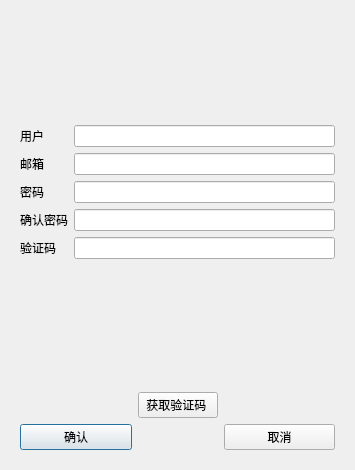
<?xml version="1.0" encoding="UTF-8"?>
<ui version="4.0">
 <class>register_dialog</class>
 <widget class="QDialog" name="register_dialog">
  <property name="geometry">
   <rect>
    <x>0</x>
    <y>0</y>
    <width>355</width>
    <height>470</height>
   </rect>
  </property>
  <property name="windowTitle">
   <string>Dialog</string>
  </property>
  <layout class="QVBoxLayout" name="verticalLayout">
   <item>
    <spacer name="verticalSpacer_2">
     <property name="orientation">
      <enum>Qt::Vertical</enum>
     </property>
     <property name="sizeHint" stdset="0">
      <size>
       <width>20</width>
       <height>45</height>
      </size>
     </property>
    </spacer>
   </item>
   <item>
    <widget class="QLabel" name="error_tip">
     <property name="text">
      <string/>
     </property>
     <property name="alignment">
      <set>Qt::AlignCenter</set>
     </property>
    </widget>
   </item>
   <item>
    <widget class="QWidget" name="widget" native="true">
     <layout class="QGridLayout" name="gridLayout">
      <item row="1" column="0">
       <widget class="QLabel" name="label_2">
        <property name="text">
         <string>邮箱</string>
        </property>
       </widget>
      </item>
      <item row="4" column="0">
       <widget class="QLabel" name="label_9">
        <property name="text">
         <string>验证码</string>
        </property>
       </widget>
      </item>
      <item row="0" column="0">
       <widget class="QLabel" name="label">
        <property name="text">
         <string>用户</string>
        </property>
       </widget>
      </item>
      <item row="3" column="0">
       <widget class="QLabel" name="label_3">
        <property name="text">
         <string>确认密码</string>
        </property>
       </widget>
      </item>
      <item row="2" column="0">
       <widget class="QLabel" name="label_4">
        <property name="text">
         <string>密码</string>
        </property>
       </widget>
      </item>
      <item row="2" column="1">
       <widget class="QLineEdit" name="pass_edit"/>
      </item>
      <item row="1" column="1">
       <widget class="QLineEdit" name="email_edit"/>
      </item>
      <item row="0" column="1">
       <widget class="QLineEdit" name="user_edit"/>
      </item>
      <item row="4" column="1">
       <widget class="QLineEdit" name="varify_edit"/>
      </item>
      <item row="3" column="1">
       <widget class="QLineEdit" name="confirm_edit"/>
      </item>
     </layout>
    </widget>
   </item>
   <item>
    <widget class="QWidget" name="widget_3" native="true">
     <layout class="QHBoxLayout" name="horizontalLayout"/>
    </widget>
   </item>
   <item>
    <spacer name="verticalSpacer">
     <property name="orientation">
      <enum>Qt::Vertical</enum>
     </property>
     <property name="sizeHint" stdset="0">
      <size>
       <width>20</width>
       <height>44</height>
      </size>
     </property>
    </spacer>
   </item>
   <item>
    <widget class="QWidget" name="widget_2" native="true">
     <layout class="QGridLayout" name="gridLayout_2">
      <item row="0" column="0">
       <spacer name="horizontalSpacer">
        <property name="orientation">
         <enum>Qt::Horizontal</enum>
        </property>
        <property name="sizeHint" stdset="0">
         <size>
          <width>77</width>
          <height>20</height>
         </size>
        </property>
       </spacer>
      </item>
      <item row="1" column="0">
       <widget class="QPushButton" name="sure_btu">
        <property name="text">
         <string>确认</string>
        </property>
       </widget>
      </item>
      <item row="0" column="1">
       <widget class="QPushButton" name="getVerificationCodeButton">
        <property name="text">
         <string>获取验证码 </string>
        </property>
       </widget>
      </item>
      <item row="0" column="2">
       <spacer name="horizontalSpacer_2">
        <property name="orientation">
         <enum>Qt::Horizontal</enum>
        </property>
        <property name="sizeHint" stdset="0">
         <size>
          <width>40</width>
          <height>20</height>
         </size>
        </property>
       </spacer>
      </item>
      <item row="1" column="2">
       <widget class="QPushButton" name="cancel_btn">
        <property name="text">
         <string>取消</string>
        </property>
       </widget>
      </item>
     </layout>
    </widget>
   </item>
  </layout>
 </widget>
 <resources/>
 <connections/>
</ui>
